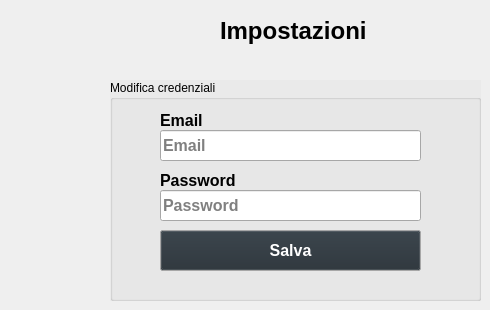
    <widget class="QWidget" name="impostazioniPage">
     <widget class="QLabel" name="label_9">
      <property name="geometry">
       <rect>
        <x>220</x>
        <y>10</y>
        <width>151</width>
        <height>41</height>
       </rect>
      </property>
      <property name="palette">
       <palette>
        <active>
         <colorrole role="WindowText">
          <brush brushstyle="SolidPattern">
           <color alpha="255">
            <red>0</red>
            <green>0</green>
            <blue>0</blue>
           </color>
          </brush>
         </colorrole>
         <colorrole role="Text">
          <brush brushstyle="SolidPattern">
           <color alpha="255">
            <red>0</red>
            <green>0</green>
            <blue>0</blue>
           </color>
          </brush>
         </colorrole>
        </active>
        <inactive>
         <colorrole role="WindowText">
          <brush brushstyle="SolidPattern">
           <color alpha="255">
            <red>0</red>
            <green>0</green>
            <blue>0</blue>
           </color>
          </brush>
         </colorrole>
         <colorrole role="Text">
          <brush brushstyle="SolidPattern">
           <color alpha="255">
            <red>0</red>
            <green>0</green>
            <blue>0</blue>
           </color>
          </brush>
         </colorrole>
        </inactive>
        <disabled/>
       </palette>
      </property>
      <property name="font">
       <font>
        <family>Arial</family>
        <pointsize>18</pointsize>
        <bold>true</bold>
       </font>
      </property>
      <property name="text">
       <string>Impostazioni</string>
      </property>
     </widget>
     <widget class="QGroupBox" name="groupBox_6">
      <property name="geometry">
       <rect>
        <x>110</x>
        <y>80</y>
        <width>371</width>
        <height>221</height>
       </rect>
      </property>
      <property name="palette">
       <palette>
        <active>
         <colorrole role="WindowText">
          <brush brushstyle="SolidPattern">
           <color alpha="255">
            <red>0</red>
            <green>0</green>
            <blue>0</blue>
           </color>
          </brush>
         </colorrole>
         <colorrole role="Button">
          <brush brushstyle="SolidPattern">
           <color alpha="255">
            <red>234</red>
            <green>234</green>
            <blue>234</blue>
           </color>
          </brush>
         </colorrole>
         <colorrole role="Light">
          <brush brushstyle="SolidPattern">
           <color alpha="255">
            <red>255</red>
            <green>255</green>
            <blue>255</blue>
           </color>
          </brush>
         </colorrole>
         <colorrole role="Midlight">
          <brush brushstyle="SolidPattern">
           <color alpha="255">
            <red>244</red>
            <green>244</green>
            <blue>244</blue>
           </color>
          </brush>
         </colorrole>
         <colorrole role="Dark">
          <brush brushstyle="SolidPattern">
           <color alpha="255">
            <red>117</red>
            <green>117</green>
            <blue>117</blue>
           </color>
          </brush>
         </colorrole>
         <colorrole role="Mid">
          <brush brushstyle="SolidPattern">
           <color alpha="255">
            <red>156</red>
            <green>156</green>
            <blue>156</blue>
           </color>
          </brush>
         </colorrole>
         <colorrole role="Text">
          <brush brushstyle="SolidPattern">
           <color alpha="255">
            <red>0</red>
            <green>0</green>
            <blue>0</blue>
           </color>
          </brush>
         </colorrole>
         <colorrole role="BrightText">
          <brush brushstyle="SolidPattern">
           <color alpha="255">
            <red>255</red>
            <green>255</green>
            <blue>255</blue>
           </color>
          </brush>
         </colorrole>
         <colorrole role="ButtonText">
          <brush brushstyle="SolidPattern">
           <color alpha="255">
            <red>0</red>
            <green>0</green>
            <blue>0</blue>
           </color>
          </brush>
         </colorrole>
         <colorrole role="Base">
          <brush brushstyle="SolidPattern">
           <color alpha="255">
            <red>255</red>
            <green>255</green>
            <blue>255</blue>
           </color>
          </brush>
         </colorrole>
         <colorrole role="Window">
          <brush brushstyle="SolidPattern">
           <color alpha="255">
            <red>234</red>
            <green>234</green>
            <blue>234</blue>
           </color>
          </brush>
         </colorrole>
         <colorrole role="Shadow">
          <brush brushstyle="SolidPattern">
           <color alpha="255">
            <red>0</red>
            <green>0</green>
            <blue>0</blue>
           </color>
          </brush>
         </colorrole>
         <colorrole role="AlternateBase">
          <brush brushstyle="SolidPattern">
           <color alpha="255">
            <red>244</red>
            <green>244</green>
            <blue>244</blue>
           </color>
          </brush>
         </colorrole>
         <colorrole role="ToolTipBase">
          <brush brushstyle="SolidPattern">
           <color alpha="255">
            <red>255</red>
            <green>255</green>
            <blue>220</blue>
           </color>
          </brush>
         </colorrole>
         <colorrole role="ToolTipText">
          <brush brushstyle="SolidPattern">
           <color alpha="255">
            <red>0</red>
            <green>0</green>
            <blue>0</blue>
           </color>
          </brush>
         </colorrole>
         <colorrole role="PlaceholderText">
          <brush brushstyle="SolidPattern">
           <color alpha="127">
            <red>0</red>
            <green>0</green>
            <blue>0</blue>
           </color>
          </brush>
         </colorrole>
         <colorrole role="Accent">
          <brush brushstyle="SolidPattern">
           <color alpha="255">
            <red>255</red>
            <green>255</green>
            <blue>255</blue>
           </color>
          </brush>
         </colorrole>
        </active>
        <inactive>
         <colorrole role="WindowText">
          <brush brushstyle="SolidPattern">
           <color alpha="255">
            <red>0</red>
            <green>0</green>
            <blue>0</blue>
           </color>
          </brush>
         </colorrole>
         <colorrole role="Button">
          <brush brushstyle="SolidPattern">
           <color alpha="255">
            <red>234</red>
            <green>234</green>
            <blue>234</blue>
           </color>
          </brush>
         </colorrole>
         <colorrole role="Light">
          <brush brushstyle="SolidPattern">
           <color alpha="255">
            <red>255</red>
            <green>255</green>
            <blue>255</blue>
           </color>
          </brush>
         </colorrole>
         <colorrole role="Midlight">
          <brush brushstyle="SolidPattern">
           <color alpha="255">
            <red>244</red>
            <green>244</green>
            <blue>244</blue>
           </color>
          </brush>
         </colorrole>
         <colorrole role="Dark">
          <brush brushstyle="SolidPattern">
           <color alpha="255">
            <red>117</red>
            <green>117</green>
            <blue>117</blue>
           </color>
          </brush>
         </colorrole>
         <colorrole role="Mid">
          <brush brushstyle="SolidPattern">
           <color alpha="255">
            <red>156</red>
            <green>156</green>
            <blue>156</blue>
           </color>
          </brush>
         </colorrole>
         <colorrole role="Text">
          <brush brushstyle="SolidPattern">
           <color alpha="255">
            <red>0</red>
            <green>0</green>
            <blue>0</blue>
           </color>
          </brush>
         </colorrole>
         <colorrole role="BrightText">
          <brush brushstyle="SolidPattern">
           <color alpha="255">
            <red>255</red>
            <green>255</green>
            <blue>255</blue>
           </color>
          </brush>
         </colorrole>
         <colorrole role="ButtonText">
          <brush brushstyle="SolidPattern">
           <color alpha="255">
            <red>0</red>
            <green>0</green>
            <blue>0</blue>
           </color>
          </brush>
         </colorrole>
         <colorrole role="Base">
          <brush brushstyle="SolidPattern">
           <color alpha="255">
            <red>255</red>
            <green>255</green>
            <blue>255</blue>
           </color>
          </brush>
         </colorrole>
         <colorrole role="Window">
          <brush brushstyle="SolidPattern">
           <color alpha="255">
            <red>234</red>
            <green>234</green>
            <blue>234</blue>
           </color>
          </brush>
         </colorrole>
         <colorrole role="Shadow">
          <brush brushstyle="SolidPattern">
           <color alpha="255">
            <red>0</red>
            <green>0</green>
            <blue>0</blue>
           </color>
          </brush>
         </colorrole>
         <colorrole role="AlternateBase">
          <brush brushstyle="SolidPattern">
           <color alpha="255">
            <red>244</red>
            <green>244</green>
            <blue>244</blue>
           </color>
          </brush>
         </colorrole>
         <colorrole role="ToolTipBase">
          <brush brushstyle="SolidPattern">
           <color alpha="255">
            <red>255</red>
            <green>255</green>
            <blue>220</blue>
           </color>
          </brush>
         </colorrole>
         <colorrole role="ToolTipText">
          <brush brushstyle="SolidPattern">
           <color alpha="255">
            <red>0</red>
            <green>0</green>
            <blue>0</blue>
           </color>
          </brush>
         </colorrole>
         <colorrole role="PlaceholderText">
          <brush brushstyle="SolidPattern">
           <color alpha="127">
            <red>0</red>
            <green>0</green>
            <blue>0</blue>
           </color>
          </brush>
         </colorrole>
         <colorrole role="Accent">
          <brush brushstyle="SolidPattern">
           <color alpha="255">
            <red>255</red>
            <green>255</green>
            <blue>255</blue>
           </color>
          </brush>
         </colorrole>
        </inactive>
        <disabled>
         <colorrole role="WindowText">
          <brush brushstyle="SolidPattern">
           <color alpha="255">
            <red>117</red>
            <green>117</green>
            <blue>117</blue>
           </color>
          </brush>
         </colorrole>
         <colorrole role="Button">
          <brush brushstyle="SolidPattern">
           <color alpha="255">
            <red>234</red>
            <green>234</green>
            <blue>234</blue>
           </color>
          </brush>
         </colorrole>
         <colorrole role="Light">
          <brush brushstyle="SolidPattern">
           <color alpha="255">
            <red>255</red>
            <green>255</green>
            <blue>255</blue>
           </color>
          </brush>
         </colorrole>
         <colorrole role="Midlight">
          <brush brushstyle="SolidPattern">
           <color alpha="255">
            <red>244</red>
            <green>244</green>
            <blue>244</blue>
           </color>
          </brush>
         </colorrole>
         <colorrole role="Dark">
          <brush brushstyle="SolidPattern">
           <color alpha="255">
            <red>117</red>
            <green>117</green>
            <blue>117</blue>
           </color>
          </brush>
         </colorrole>
         <colorrole role="Mid">
          <brush brushstyle="SolidPattern">
           <color alpha="255">
            <red>156</red>
            <green>156</green>
            <blue>156</blue>
           </color>
          </brush>
         </colorrole>
         <colorrole role="Text">
          <brush brushstyle="SolidPattern">
           <color alpha="255">
            <red>117</red>
            <green>117</green>
            <blue>117</blue>
           </color>
          </brush>
         </colorrole>
         <colorrole role="BrightText">
          <brush brushstyle="SolidPattern">
           <color alpha="255">
            <red>255</red>
            <green>255</green>
            <blue>255</blue>
           </color>
          </brush>
         </colorrole>
         <colorrole role="ButtonText">
          <brush brushstyle="SolidPattern">
           <color alpha="255">
            <red>117</red>
            <green>117</green>
            <blue>117</blue>
           </color>
          </brush>
         </colorrole>
         <colorrole role="Base">
          <brush brushstyle="SolidPattern">
           <color alpha="255">
            <red>234</red>
            <green>234</green>
            <blue>234</blue>
           </color>
          </brush>
         </colorrole>
         <colorrole role="Window">
          <brush brushstyle="SolidPattern">
           <color alpha="255">
            <red>234</red>
            <green>234</green>
            <blue>234</blue>
           </color>
          </brush>
         </colorrole>
         <colorrole role="Shadow">
          <brush brushstyle="SolidPattern">
           <color alpha="255">
            <red>0</red>
            <green>0</green>
            <blue>0</blue>
           </color>
          </brush>
         </colorrole>
         <colorrole role="AlternateBase">
          <brush brushstyle="SolidPattern">
           <color alpha="255">
            <red>234</red>
            <green>234</green>
            <blue>234</blue>
           </color>
          </brush>
         </colorrole>
         <colorrole role="ToolTipBase">
          <brush brushstyle="SolidPattern">
           <color alpha="255">
            <red>255</red>
            <green>255</green>
            <blue>220</blue>
           </color>
          </brush>
         </colorrole>
         <colorrole role="ToolTipText">
          <brush brushstyle="SolidPattern">
           <color alpha="255">
            <red>0</red>
            <green>0</green>
            <blue>0</blue>
           </color>
          </brush>
         </colorrole>
         <colorrole role="PlaceholderText">
          <brush brushstyle="SolidPattern">
           <color alpha="127">
            <red>117</red>
            <green>117</green>
            <blue>117</blue>
           </color>
          </brush>
         </colorrole>
         <colorrole role="Accent">
          <brush brushstyle="SolidPattern">
           <color alpha="255">
            <red>255</red>
            <green>255</green>
            <blue>255</blue>
           </color>
          </brush>
         </colorrole>
        </disabled>
       </palette>
      </property>
      <property name="autoFillBackground">
       <bool>true</bool>
      </property>
      <property name="title">
       <string>Modifica credenziali</string>
      </property>
      <property name="flat">
       <bool>true</bool>
      </property>
      <widget class="QPushButton" name="btnModificaPassDipendente">
       <property name="geometry">
        <rect>
         <x>50</x>
         <y>150</y>
         <width>261</width>
         <height>41</height>
        </rect>
       </property>
       <property name="palette">
        <palette>
         <active>
          <colorrole role="Button">
           <brush brushstyle="SolidPattern">
            <color alpha="255">
             <red>37</red>
             <green>46</green>
             <blue>53</blue>
            </color>
           </brush>
          </colorrole>
          <colorrole role="Text">
           <brush brushstyle="SolidPattern">
            <color alpha="255">
             <red>0</red>
             <green>0</green>
             <blue>0</blue>
            </color>
           </brush>
          </colorrole>
          <colorrole role="ButtonText">
           <brush brushstyle="SolidPattern">
            <color alpha="255">
             <red>255</red>
             <green>255</green>
             <blue>255</blue>
            </color>
           </brush>
          </colorrole>
          <colorrole role="Base">
           <brush brushstyle="SolidPattern">
            <color alpha="255">
             <red>255</red>
             <green>255</green>
             <blue>255</blue>
            </color>
           </brush>
          </colorrole>
         </active>
         <inactive>
          <colorrole role="Button">
           <brush brushstyle="SolidPattern">
            <color alpha="255">
             <red>37</red>
             <green>46</green>
             <blue>53</blue>
            </color>
           </brush>
          </colorrole>
          <colorrole role="Text">
           <brush brushstyle="SolidPattern">
            <color alpha="255">
             <red>0</red>
             <green>0</green>
             <blue>0</blue>
            </color>
           </brush>
          </colorrole>
          <colorrole role="ButtonText">
           <brush brushstyle="SolidPattern">
            <color alpha="255">
             <red>255</red>
             <green>255</green>
             <blue>255</blue>
            </color>
           </brush>
          </colorrole>
          <colorrole role="Base">
           <brush brushstyle="SolidPattern">
            <color alpha="255">
             <red>255</red>
             <green>255</green>
             <blue>255</blue>
            </color>
           </brush>
          </colorrole>
         </inactive>
         <disabled>
          <colorrole role="Button">
           <brush brushstyle="SolidPattern">
            <color alpha="255">
             <red>37</red>
             <green>46</green>
             <blue>53</blue>
            </color>
           </brush>
          </colorrole>
         </disabled>
        </palette>
       </property>
       <property name="font">
        <font>
         <family>Arial</family>
         <pointsize>12</pointsize>
         <bold>true</bold>
        </font>
       </property>
       <property name="autoFillBackground">
        <bool>false</bool>
       </property>
       <property name="text">
        <string>Salva</string>
       </property>
       <property name="autoDefault">
        <bool>true</bool>
       </property>
      </widget>
      <widget class="QLineEdit" name="txtEmailDipendente">
       <property name="enabled">
        <bool>true</bool>
       </property>
       <property name="geometry">
        <rect>
         <x>50</x>
         <y>50</y>
         <width>261</width>
         <height>31</height>
        </rect>
       </property>
       <property name="palette">
        <palette>
         <active>
          <colorrole role="Base">
           <brush brushstyle="SolidPattern">
            <color alpha="255">
             <red>255</red>
             <green>255</green>
             <blue>255</blue>
            </color>
           </brush>
          </colorrole>
         </active>
         <inactive>
          <colorrole role="Base">
           <brush brushstyle="SolidPattern">
            <color alpha="255">
             <red>255</red>
             <green>255</green>
             <blue>255</blue>
            </color>
           </brush>
          </colorrole>
         </inactive>
         <disabled/>
        </palette>
       </property>
       <property name="font">
        <font>
         <family>Arial</family>
         <pointsize>12</pointsize>
         <bold>true</bold>
        </font>
       </property>
       <property name="autoFillBackground">
        <bool>false</bool>
       </property>
       <property name="text">
        <string/>
       </property>
       <property name="placeholderText">
        <string>Email</string>
       </property>
      </widget>
      <widget class="QLabel" name="lblMagazzino_13">
       <property name="geometry">
        <rect>
         <x>50</x>
         <y>90</y>
         <width>81</width>
         <height>21</height>
        </rect>
       </property>
       <property name="font">
        <font>
         <family>Arial</family>
         <pointsize>12</pointsize>
         <bold>true</bold>
        </font>
       </property>
       <property name="contextMenuPolicy">
        <enum>Qt::ContextMenuPolicy::NoContextMenu</enum>
       </property>
       <property name="text">
        <string>Password</string>
       </property>
      </widget>
      <widget class="QLineEdit" name="txtPasswordDipendente">
       <property name="geometry">
        <rect>
         <x>50</x>
         <y>110</y>
         <width>261</width>
         <height>31</height>
        </rect>
       </property>
       <property name="palette">
        <palette>
         <active>
          <colorrole role="Base">
           <brush brushstyle="SolidPattern">
            <color alpha="255">
             <red>255</red>
             <green>255</green>
             <blue>255</blue>
            </color>
           </brush>
          </colorrole>
         </active>
         <inactive>
          <colorrole role="Base">
           <brush brushstyle="SolidPattern">
            <color alpha="255">
             <red>255</red>
             <green>255</green>
             <blue>255</blue>
            </color>
           </brush>
          </colorrole>
         </inactive>
         <disabled/>
        </palette>
       </property>
       <property name="font">
        <font>
         <family>Arial</family>
         <pointsize>12</pointsize>
         <bold>true</bold>
        </font>
       </property>
       <property name="autoFillBackground">
        <bool>false</bool>
       </property>
       <property name="text">
        <string/>
       </property>
       <property name="placeholderText">
        <string>Password</string>
       </property>
      </widget>
      <widget class="QLabel" name="lblMagazzino_12">
       <property name="geometry">
        <rect>
         <x>50</x>
         <y>30</y>
         <width>51</width>
         <height>21</height>
        </rect>
       </property>
       <property name="font">
        <font>
         <family>Arial</family>
         <pointsize>12</pointsize>
         <bold>true</bold>
        </font>
       </property>
       <property name="contextMenuPolicy">
        <enum>Qt::ContextMenuPolicy::NoContextMenu</enum>
       </property>
       <property name="text">
        <string>Email</string>
       </property>
      </widget>
     </widget>
    </widget>
